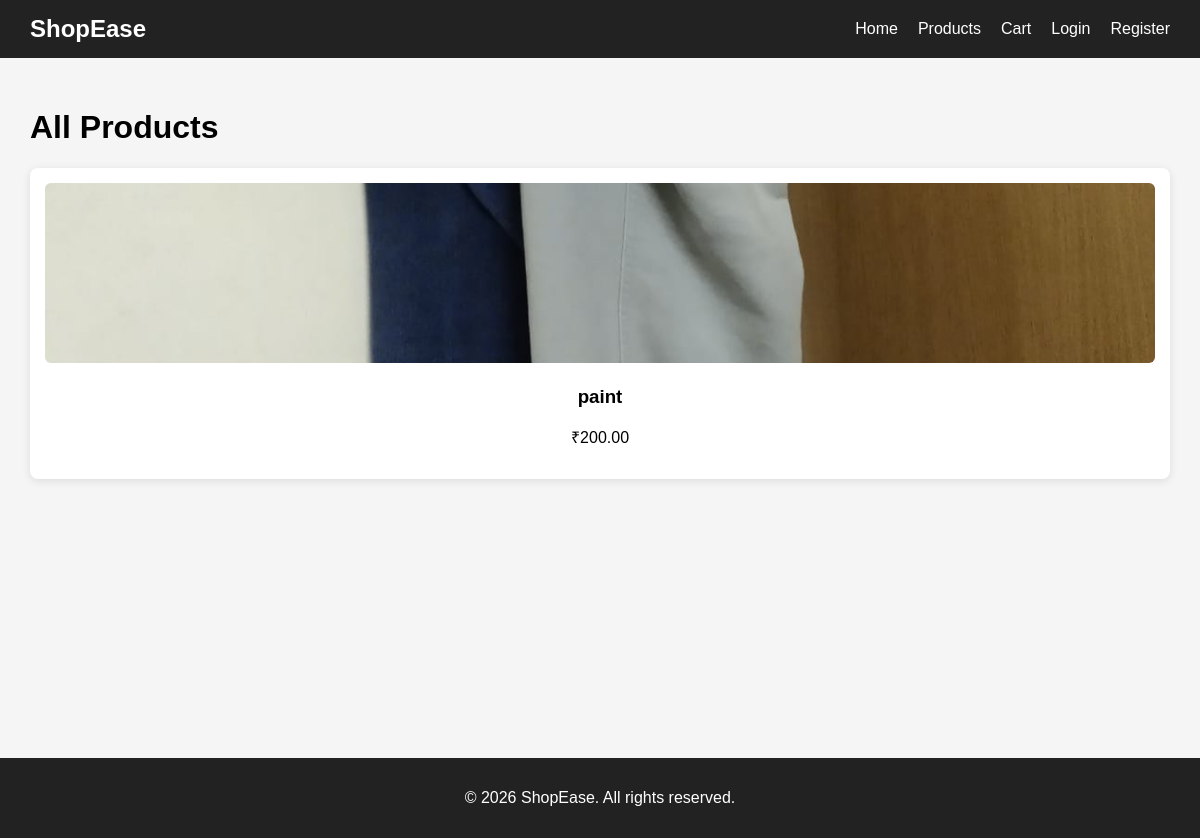
Screenshot of /products/ with the database file from the repository.
### products/models.py (models this page shows, shortened)
class Product(models.Model):
    name = models.CharField(max_length=200)
    price = models.DecimalField(max_digits=10, decimal_places=2)
    description = models.TextField()
    image = models.ImageField(upload_to='products/')
    stock = models.IntegerField()

### products/views.py (the view)
# urls.py: path('', views.product_list, name='product_list'),
def product_list(request):
    products = Product.objects.all()
    return render(request, 'products/product_list.html', {'products': products})

### templates/products/product_list.html
{% extends 'base.html' %}
{% load static %}
{% block content %}
<h1>All Products</h1>
<div class="product-grid">
    {% for product in products %}
        <div class="product-card">
            <a href="{% url 'product_detail' product.id %}">
                <img src="{{ product.image.url }}" alt="{{ product.name }}">
                <h3>{{ product.name }}</h3>
            </a>
            <p>₹{{ product.price }}</p>
        </div>
    {% empty %}
        <p>No products available.</p>
    {% endfor %}
</div>
{% endblock %}

### static/css/style.css (style rules this page uses)
body { margin: 0; font-family: Arial, Helvetica, sans-serif; background: #f5f5f5; }
.product-grid { display: grid; grid-template-columns: repeat(auto-fit, minmax(220px, 1fr)); gap: 25px; }
.product-card { background: white; padding: 15px; border-radius: 8px; text-align: center; box-shadow: 0 2px 8px rgba(0,0,0,0.1); }
.product-card img { width: 100%; height: 180px; object-fit: cover; border-radius: 6px; }
.product-card a { text-decoration: none; color: black; }

### rows the page displays
Product: image (picture), name "paint", price "200.00"
